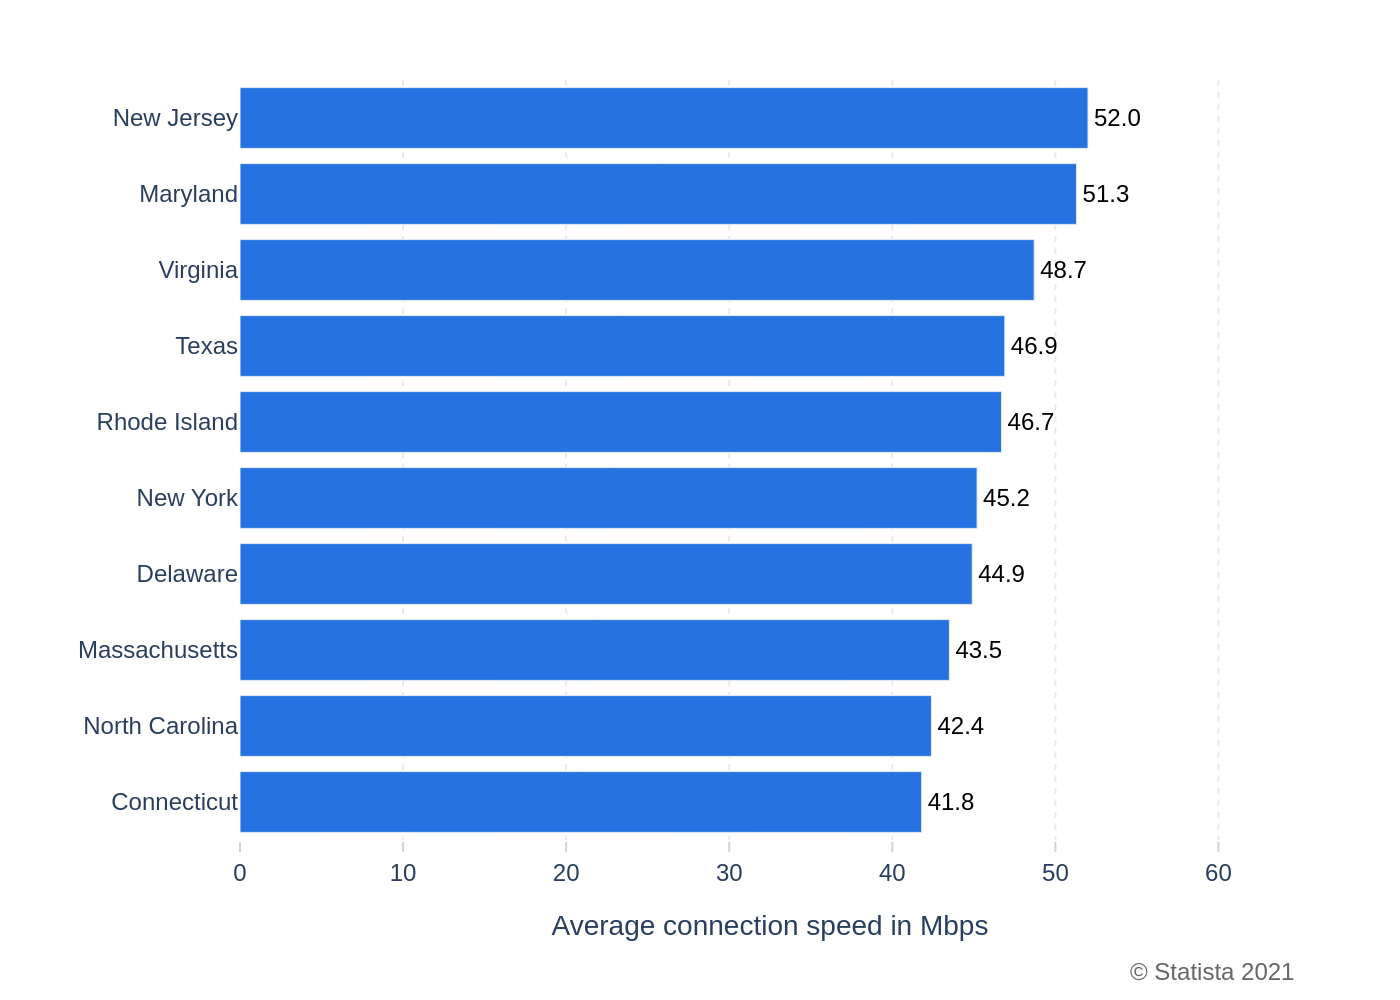

The Python source for this figure:
import sys
import json
import plotly.graph_objects as go
import os

# Check for command-line argument
if len(sys.argv) != 2:
    print("Usage: python generate_chart.py <json_file_path>")
    sys.exit(1)

json_file_path = sys.argv[1]

# Read data from the specified JSON file
try:
    with open(json_file_path, 'r', encoding='utf-8') as f:
        chart_info = json.load(f)
except FileNotFoundError:
    print(f"Error: JSON file not found at '{json_file_path}'")
    sys.exit(1)
except json.JSONDecodeError:
    print(f"Error: Could not decode JSON from '{json_file_path}'")
    sys.exit(1)


# Extract data and texts
chart_data = chart_info['chart_data']
texts = chart_info['texts']
colors = chart_info['colors']

# Prepare data for plotting
categories = [item['category'] for item in chart_data]
values = [item['value'] for item in chart_data]

# Format text labels to match original (e.g., "52" instead of "52.0")
text_labels = [str(v) if v == int(v) else f'{v:.1f}' for v in values]

# Create the figure
fig = go.Figure()

# Add the bar trace
fig.add_trace(go.Bar(
    y=categories,
    x=values,
    orientation='h',
    marker=dict(color=colors[0]),
    text=text_labels,
    textposition='outside',
    textfont=dict(family='Arial', size=12, color='black'),
    hoverinfo='none'  # Mimic a static chart
))

# Build title and source strings safely from JSON
title_text = ""
if texts.get("title"):
    title_text += texts["title"]
if texts.get("subtitle"):
    title_text += f"<br><sub>{texts['subtitle']}</sub>"

source_text = texts.get("source", "")

# Update layout for a professional look and feel
fig.update_layout(
    title=dict(
        text=title_text,
        x=0.05,
        xanchor='left'
    ),
    xaxis=dict(
        title=texts.get('x_axis_title'),
        gridcolor='#EAEAEA',
        griddash='dot',
        zeroline=False,
        showline=False,
        ticks='outside',
        ticklen=5,
        tickcolor='lightgrey',
        range=[0, max(values) * 1.25] # Ensure space for text labels
    ),
    yaxis=dict(
        title=texts.get('y_axis_title'),
        showgrid=False,
        autorange='reversed'  # This preserves the order from the JSON data (top-to-bottom)
    ),
    font=dict(
        family="Arial",
        size=12
    ),
    plot_bgcolor='white',
    showlegend=False,
    margin=dict(l=120, r=50, t=40, b=80),
    annotations=[
        dict(
            showarrow=False,
            text=source_text,
            xref='paper',
            yref='paper',
            x=1,
            y=-0.15,
            xanchor='right',
            yanchor='top',
            font=dict(size=12, color='#666666')
        )
    ]
)

# Derive output filename from the input JSON filename
base_filename = os.path.splitext(os.path.basename(json_file_path))[0]
output_filename = f"{base_filename}.png"

# Save the figure to a PNG file
fig.write_image(output_filename, scale=2)

print(f"Chart saved as '{output_filename}'")
